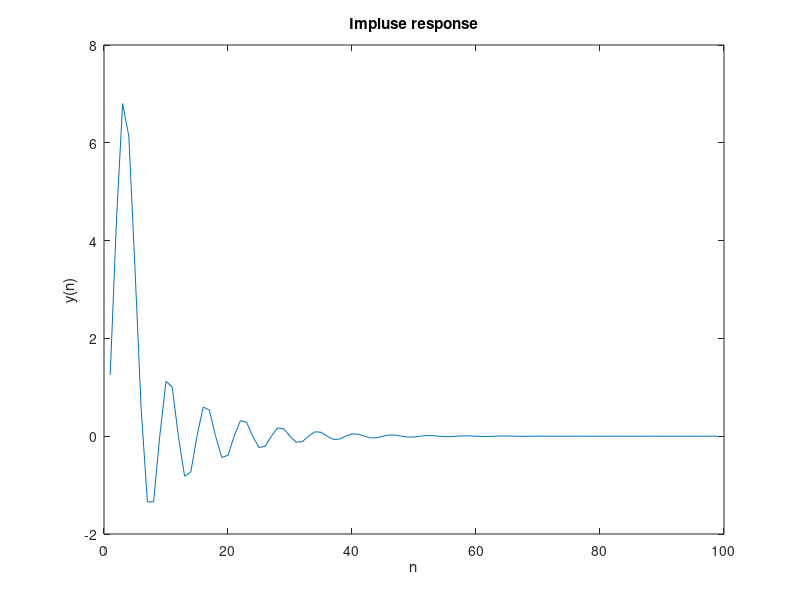

Write the MATLAB code that produced this figure. (Note: this script raises an error after producing the figure.)
%1

% xn = [1, zeros(1,98)];
% t1 = [1 1/2 1/4 1/8 1/16 1/32];
% t2 = [1 1 1 1 1];
% t3 = [1/4 1/2 1/4];
% 
% v3 = filter(t3,1,xn);
% v2 = filter(conv(t1,t2),1,xn);
% vn = v3 +v2;
% 
% t4nom = [1,1];
% t4dom = [1 -0.9, +0.81];
% v4 = filter(t4nom,t4dom,vn);
% 
% plot(1:99,v4) %just the values 1-99
% xlabel("n");
% ylabel("y(n)");
% title("Impluse response");

v1=zeros([1 99])
v1(1:5)=[1,1/2,1/8,1/16,1/32];
v2 = conv([1,1,1,1,1],v1);
t3=zeros([1 103]);
t3(1:3)=[1/4,1/2,1/4];
vn=t3+v2;
yn=filter([1 1],[1 -0.9 0.81],vn);
yn=yn(1:99);
figure(1);
plot(yn);
xlabel("n");
ylabel("y(n)");
title("Impluse response");

%%
%2.b+2.c.
load officetemp;
 % convert from 'F' to 'C'
celsius=5*(temp-32)/9;
c=celsius-mean(celsius);
t=0:1/48:5583/48;
figure(2);
subplot(2,1,1);
plot (t,c);
xlabel('DAYS');
ylabel('Temp (C)');
title("Office Temperature");
subplot(2,1,2);
[autocor,lags] = xcorr(c,60*48,'coeff');
plot(lags/48,autocor)
xlabel('Lag (days)')
ylabel('Autocorrelation')
%%
%3.a
h1=[0 0 0;1 2 1;0 0 0];
h2=[0 1 0;0 0 0;0 -1 0];
h3 = conv2(h1,h2);
%3.c.
imread('mri.tif');
figure(3);
subplot (3,1,1);
imshow(ans);
title("mri.tif");
subplot(3,1,2);
imshow(conv2(ans,h3));
title("x axis difference filter");
%3.d
h12=[0 1 0;0 2 0;0 1 0];
h13 = conv2(h1,h12);
subplot(3,1,3);
imshow(conv2(ans,h13));
title("with the 3.d filter");
%%
%4.a.
im1=imread('TheCourtesan.bmp');
im2=imread('TheHagueSchool.bmp');
hist1=colorhist(im1,256,256,256);
hist2=colorhist(im2,256,256,256);
figure(4);
subplot(2,1,1);
plot(hist1);
title("Histogram of TheCourtesan");
subplot(2,1,2);
plot(hist2);
title("Histogram of TheHagueSchool");
%%
%4.b
im1=imread('evolution.jpg');
im2=imgaussfilt(im1,[4 1]);
[dy,dx]=gradient(double(im2));
M=sqrt(dx.^2+dy.^2);
figure(45);
subplot(1,3,1);
imshow(M);
quiver(dy,dx);
title("Gradient Verctors");
subplot(1,3,2);
imshow(M);
title("Original image");
subplot(1,3,3);
M(M>=5.1)=50;
M(M<5.1)=0;
imshow(M);
title("Threshold");
%%
%5.a+5.b.
img=zeros([100 100]);
img(21:80,41:60)= (255*ones([60,20]));
figure(51);
subplot (1,2,1);
imshow(img);
title('box original position');
f_img=abs(fft2(img));
f_img=fftshift(f_img);
subplot(1,2,2);
imagesc(f_img);
title("Fourier transform of the box");
figure(52);
subplot(1,2,1);
img_rot=imrotate(img,45,'bilinear','crop');
imshow(img_rot);
title('box rotated');
subplot(1,2,2);
f_img_rot=fftshift(abs(fft2(img_rot)));
imagesc(f_img_rot);
title("Fourier transform rotated box");
figure(53);
subplot(1,2,1);
img_tran = imtranslate(img,[30 30]);
imshow(img_tran);
title('box translated');
subplot(1,2,2);
f_img_tran=fftshift(abs(fft2(img_tran)));
imagesc(f_img_tran);
title("Fourier transform translated box");
figure(54);
subplot(1,2,1);
img2=zeros([60 20]);
img2(28:32,6:15)= (255*ones([5,10]));
imshow(img2);
title('box made tinner');
subplot(1,2,2);
f_img2=fftshift(abs(fft2(img2)));
imagesc(f_img2);
title("Fourier transform tinner box");
%%
%5.c
lena=imread('lena512.bmp');
lena_fft = fft2(lena);
figure (55);
subplot(1,2,1);
imagesc(ifft2((abs(lena_fft))));
title('magnititude');
subplot(1,2,2);
imagesc(abs(ifft2(exp(1i*angle((lena_fft))))));
title('phase');
%%
%6
figure(6);
moon=imread("blurry_moon.tif");
lap_moon=del2(double(moon));
f_lap_moon=fftshift(abs(fft2(lap_moon)));
subplot(2,2,1);
imshow(lap_moon);
title("del2 of moon");
subplot(2,2,2);
imagesc(f_lap_moon);
title("del2 of original moon freq domain");
h=[0 1 0;1 -4 1; 0 1 0];
fil_moon=conv2(h,moon);
fil_lap_moon=del2(double(fil_moon));
fil_f_lap_moon=fftshift(abs(fft2(fil_lap_moon)));
subplot(2,2,3);
imshow(fil_lap_moon);
title("del2 of filtered moon");
subplot(2,2,4);
imagesc(fil_f_lap_moon);
title("del2 of filtered moon freq domain");